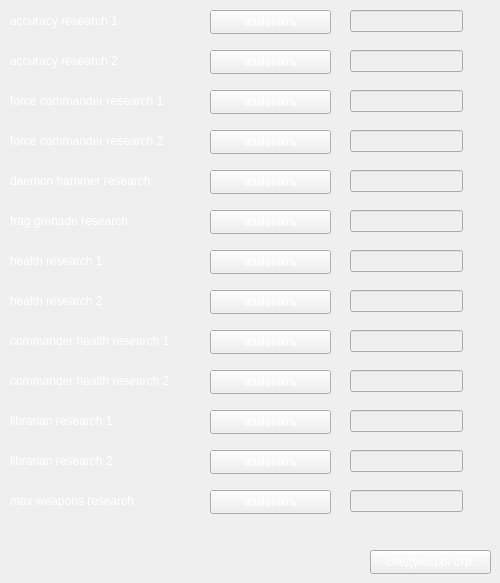
      <widget class="QWidget" name="SM_page_research">
       <widget class="QLabel" name="guard_thermo_generator_103">
        <property name="geometry">
         <rect>
          <x>10</x>
          <y>10</y>
          <width>181</width>
          <height>21</height>
         </rect>
        </property>
        <property name="styleSheet">
         <string notr="true">color:#fff</string>
        </property>
        <property name="text">
         <string>accuracy research 1</string>
        </property>
       </widget>
       <widget class="QPushButton" name="pushChange_139">
        <property name="geometry">
         <rect>
          <x>210</x>
          <y>10</y>
          <width>121</width>
          <height>24</height>
         </rect>
        </property>
        <property name="styleSheet">
         <string notr="true">color:#fff</string>
        </property>
        <property name="text">
         <string>изменить</string>
        </property>
       </widget>
       <widget class="QLineEdit" name="line_marine_accuracy_research_1">
        <property name="enabled">
         <bool>false</bool>
        </property>
        <property name="geometry">
         <rect>
          <x>350</x>
          <y>10</y>
          <width>113</width>
          <height>22</height>
         </rect>
        </property>
        <property name="font">
         <font>
          <pointsize>12</pointsize>
         </font>
        </property>
        <property name="styleSheet">
         <string notr="true">color:#fff</string>
        </property>
        <property name="alignment">
         <set>Qt::AlignCenter</set>
        </property>
       </widget>
       <widget class="QPushButton" name="pushChange_140">
        <property name="geometry">
         <rect>
          <x>210</x>
          <y>50</y>
          <width>121</width>
          <height>24</height>
         </rect>
        </property>
        <property name="styleSheet">
         <string notr="true">color:#fff</string>
        </property>
        <property name="text">
         <string>изменить</string>
        </property>
       </widget>
       <widget class="QLineEdit" name="line_marine_accuracy_research_2">
        <property name="enabled">
         <bool>false</bool>
        </property>
        <property name="geometry">
         <rect>
          <x>350</x>
          <y>50</y>
          <width>113</width>
          <height>22</height>
         </rect>
        </property>
        <property name="font">
         <font>
          <pointsize>12</pointsize>
         </font>
        </property>
        <property name="styleSheet">
         <string notr="true">color:#fff</string>
        </property>
        <property name="alignment">
         <set>Qt::AlignCenter</set>
        </property>
       </widget>
       <widget class="QLabel" name="guard_thermo_generator_104">
        <property name="geometry">
         <rect>
          <x>10</x>
          <y>50</y>
          <width>181</width>
          <height>21</height>
         </rect>
        </property>
        <property name="styleSheet">
         <string notr="true">color:#fff</string>
        </property>
        <property name="text">
         <string>accuracy research 2</string>
        </property>
       </widget>
       <widget class="QPushButton" name="pushChange_141">
        <property name="geometry">
         <rect>
          <x>210</x>
          <y>90</y>
          <width>121</width>
          <height>24</height>
         </rect>
        </property>
        <property name="styleSheet">
         <string notr="true">color:#fff</string>
        </property>
        <property name="text">
         <string>изменить</string>
        </property>
       </widget>
       <widget class="QLineEdit" name="line_marine_force_commander_research_1">
        <property name="enabled">
         <bool>false</bool>
        </property>
        <property name="geometry">
         <rect>
          <x>350</x>
          <y>90</y>
          <width>113</width>
          <height>22</height>
         </rect>
        </property>
        <property name="font">
         <font>
          <pointsize>12</pointsize>
         </font>
        </property>
        <property name="styleSheet">
         <string notr="true">color:#fff</string>
        </property>
        <property name="alignment">
         <set>Qt::AlignCenter</set>
        </property>
       </widget>
       <widget class="QLabel" name="guard_thermo_generator_105">
        <property name="geometry">
         <rect>
          <x>10</x>
          <y>90</y>
          <width>181</width>
          <height>21</height>
         </rect>
        </property>
        <property name="styleSheet">
         <string notr="true">color:#fff</string>
        </property>
        <property name="text">
         <string>force commander research 1</string>
        </property>
       </widget>
       <widget class="QPushButton" name="pushChange_142">
        <property name="geometry">
         <rect>
          <x>210</x>
          <y>130</y>
          <width>121</width>
          <height>24</height>
         </rect>
        </property>
        <property name="styleSheet">
         <string notr="true">color:#fff</string>
        </property>
        <property name="text">
         <string>изменить</string>
        </property>
       </widget>
       <widget class="QLineEdit" name="line_marine_force_commander_research_2">
        <property name="enabled">
         <bool>false</bool>
        </property>
        <property name="geometry">
         <rect>
          <x>350</x>
          <y>130</y>
          <width>113</width>
          <height>22</height>
         </rect>
        </property>
        <property name="font">
         <font>
          <pointsize>12</pointsize>
         </font>
        </property>
        <property name="styleSheet">
         <string notr="true">color:#fff</string>
        </property>
        <property name="alignment">
         <set>Qt::AlignCenter</set>
        </property>
       </widget>
       <widget class="QLabel" name="guard_thermo_generator_106">
        <property name="geometry">
         <rect>
          <x>10</x>
          <y>130</y>
          <width>181</width>
          <height>21</height>
         </rect>
        </property>
        <property name="styleSheet">
         <string notr="true">color:#fff</string>
        </property>
        <property name="text">
         <string>force commander research 2</string>
        </property>
       </widget>
       <widget class="QPushButton" name="pushChange_143">
        <property name="geometry">
         <rect>
          <x>210</x>
          <y>170</y>
          <width>121</width>
          <height>24</height>
         </rect>
        </property>
        <property name="styleSheet">
         <string notr="true">color:#fff</string>
        </property>
        <property name="text">
         <string>изменить</string>
        </property>
       </widget>
       <widget class="QLineEdit" name="line_marine_daemon_hammer_research">
        <property name="enabled">
         <bool>false</bool>
        </property>
        <property name="geometry">
         <rect>
          <x>350</x>
          <y>170</y>
          <width>113</width>
          <height>22</height>
         </rect>
        </property>
        <property name="font">
         <font>
          <pointsize>12</pointsize>
         </font>
        </property>
        <property name="styleSheet">
         <string notr="true">color:#fff</string>
        </property>
        <property name="alignment">
         <set>Qt::AlignCenter</set>
        </property>
       </widget>
       <widget class="QLabel" name="guard_thermo_generator_107">
        <property name="geometry">
         <rect>
          <x>10</x>
          <y>170</y>
          <width>181</width>
          <height>21</height>
         </rect>
        </property>
        <property name="styleSheet">
         <string notr="true">color:#fff</string>
        </property>
        <property name="text">
         <string>daemon hammer research</string>
        </property>
       </widget>
       <widget class="QPushButton" name="pushChange_144">
        <property name="geometry">
         <rect>
          <x>210</x>
          <y>210</y>
          <width>121</width>
          <height>24</height>
         </rect>
        </property>
        <property name="styleSheet">
         <string notr="true">color:#fff</string>
        </property>
        <property name="text">
         <string>изменить</string>
        </property>
       </widget>
       <widget class="QLineEdit" name="line_marine_frag_grenade_research">
        <property name="enabled">
         <bool>false</bool>
        </property>
        <property name="geometry">
         <rect>
          <x>350</x>
          <y>210</y>
          <width>113</width>
          <height>22</height>
         </rect>
        </property>
        <property name="font">
         <font>
          <pointsize>12</pointsize>
         </font>
        </property>
        <property name="styleSheet">
         <string notr="true">color:#fff</string>
        </property>
        <property name="alignment">
         <set>Qt::AlignCenter</set>
        </property>
       </widget>
       <widget class="QLabel" name="guard_thermo_generator_108">
        <property name="geometry">
         <rect>
          <x>10</x>
          <y>210</y>
          <width>181</width>
          <height>21</height>
         </rect>
        </property>
        <property name="styleSheet">
         <string notr="true">color:#fff</string>
        </property>
        <property name="text">
         <string>frag grenade research</string>
        </property>
       </widget>
       <widget class="QPushButton" name="pushChange_145">
        <property name="geometry">
         <rect>
          <x>210</x>
          <y>250</y>
          <width>121</width>
          <height>24</height>
         </rect>
        </property>
        <property name="styleSheet">
         <string notr="true">color:#fff</string>
        </property>
        <property name="text">
         <string>изменить</string>
        </property>
       </widget>
       <widget class="QLineEdit" name="line_marine_health_research_1">
        <property name="enabled">
         <bool>false</bool>
        </property>
        <property name="geometry">
         <rect>
          <x>350</x>
          <y>250</y>
          <width>113</width>
          <height>22</height>
         </rect>
        </property>
        <property name="font">
         <font>
          <pointsize>12</pointsize>
         </font>
        </property>
        <property name="styleSheet">
         <string notr="true">color:#fff</string>
        </property>
        <property name="alignment">
         <set>Qt::AlignCenter</set>
        </property>
       </widget>
       <widget class="QLabel" name="guard_thermo_generator_109">
        <property name="geometry">
         <rect>
          <x>10</x>
          <y>250</y>
          <width>181</width>
          <height>21</height>
         </rect>
        </property>
        <property name="styleSheet">
         <string notr="true">color:#fff</string>
        </property>
        <property name="text">
         <string>health research 1</string>
        </property>
       </widget>
       <widget class="QPushButton" name="pushChange_146">
        <property name="geometry">
         <rect>
          <x>210</x>
          <y>290</y>
          <width>121</width>
          <height>24</height>
         </rect>
        </property>
        <property name="styleSheet">
         <string notr="true">color:#fff</string>
        </property>
        <property name="text">
         <string>изменить</string>
        </property>
       </widget>
       <widget class="QLineEdit" name="line_marine_health_research_2">
        <property name="enabled">
         <bool>false</bool>
        </property>
        <property name="geometry">
         <rect>
          <x>350</x>
          <y>290</y>
          <width>113</width>
          <height>22</height>
         </rect>
        </property>
        <property name="font">
         <font>
          <pointsize>12</pointsize>
         </font>
        </property>
        <property name="styleSheet">
         <string notr="true">color:#fff</string>
        </property>
        <property name="alignment">
         <set>Qt::AlignCenter</set>
        </property>
       </widget>
       <widget class="QLabel" name="guard_thermo_generator_110">
        <property name="geometry">
         <rect>
          <x>10</x>
          <y>290</y>
          <width>181</width>
          <height>21</height>
         </rect>
        </property>
        <property name="styleSheet">
         <string notr="true">color:#fff</string>
        </property>
        <property name="text">
         <string>health research 2</string>
        </property>
       </widget>
       <widget class="QPushButton" name="pushChange_147">
        <property name="geometry">
         <rect>
          <x>210</x>
          <y>330</y>
          <width>121</width>
          <height>24</height>
         </rect>
        </property>
        <property name="styleSheet">
         <string notr="true">color:#fff</string>
        </property>
        <property name="text">
         <string>изменить</string>
        </property>
       </widget>
       <widget class="QLineEdit" name="line_marine_commander_health_research_1">
        <property name="enabled">
         <bool>false</bool>
        </property>
        <property name="geometry">
         <rect>
          <x>350</x>
          <y>330</y>
          <width>113</width>
          <height>22</height>
         </rect>
        </property>
        <property name="font">
         <font>
          <pointsize>12</pointsize>
         </font>
        </property>
        <property name="styleSheet">
         <string notr="true">color:#fff</string>
        </property>
        <property name="alignment">
         <set>Qt::AlignCenter</set>
        </property>
       </widget>
       <widget class="QLabel" name="guard_thermo_generator_111">
        <property name="geometry">
         <rect>
          <x>10</x>
          <y>330</y>
          <width>181</width>
          <height>21</height>
         </rect>
        </property>
        <property name="styleSheet">
         <string notr="true">color:#fff</string>
        </property>
        <property name="text">
         <string>commander health research 1</string>
        </property>
       </widget>
       <widget class="QPushButton" name="pushChange_148">
        <property name="geometry">
         <rect>
          <x>210</x>
          <y>370</y>
          <width>121</width>
          <height>24</height>
         </rect>
        </property>
        <property name="styleSheet">
         <string notr="true">color:#fff</string>
        </property>
        <property name="text">
         <string>изменить</string>
        </property>
       </widget>
       <widget class="QLineEdit" name="line_marine_commander_health_research_2">
        <property name="enabled">
         <bool>false</bool>
        </property>
        <property name="geometry">
         <rect>
          <x>350</x>
          <y>370</y>
          <width>113</width>
          <height>22</height>
         </rect>
        </property>
        <property name="font">
         <font>
          <pointsize>12</pointsize>
         </font>
        </property>
        <property name="styleSheet">
         <string notr="true">color:#fff</string>
        </property>
        <property name="alignment">
         <set>Qt::AlignCenter</set>
        </property>
       </widget>
       <widget class="QLabel" name="guard_thermo_generator_112">
        <property name="geometry">
         <rect>
          <x>10</x>
          <y>370</y>
          <width>181</width>
          <height>21</height>
         </rect>
        </property>
        <property name="styleSheet">
         <string notr="true">color:#fff</string>
        </property>
        <property name="text">
         <string>commander health research 2</string>
        </property>
       </widget>
       <widget class="QPushButton" name="pushChange_149">
        <property name="geometry">
         <rect>
          <x>210</x>
          <y>410</y>
          <width>121</width>
          <height>24</height>
         </rect>
        </property>
        <property name="styleSheet">
         <string notr="true">color:#fff</string>
        </property>
        <property name="text">
         <string>изменить</string>
        </property>
       </widget>
       <widget class="QLineEdit" name="line_marine_librarian_research_1">
        <property name="enabled">
         <bool>false</bool>
        </property>
        <property name="geometry">
         <rect>
          <x>350</x>
          <y>410</y>
          <width>113</width>
          <height>22</height>
         </rect>
        </property>
        <property name="font">
         <font>
          <pointsize>12</pointsize>
         </font>
        </property>
        <property name="styleSheet">
         <string notr="true">color:#fff</string>
        </property>
        <property name="alignment">
         <set>Qt::AlignCenter</set>
        </property>
       </widget>
       <widget class="QLabel" name="guard_thermo_generator_113">
        <property name="geometry">
         <rect>
          <x>10</x>
          <y>410</y>
          <width>181</width>
          <height>21</height>
         </rect>
        </property>
        <property name="styleSheet">
         <string notr="true">color:#fff</string>
        </property>
        <property name="text">
         <string>librarian research 1</string>
        </property>
       </widget>
       <widget class="QPushButton" name="pushChange_150">
        <property name="geometry">
         <rect>
          <x>210</x>
          <y>450</y>
          <width>121</width>
          <height>24</height>
         </rect>
        </property>
        <property name="styleSheet">
         <string notr="true">color:#fff</string>
        </property>
        <property name="text">
         <string>изменить</string>
        </property>
       </widget>
       <widget class="QLineEdit" name="line_marine_librarian_research_2">
        <property name="enabled">
         <bool>false</bool>
        </property>
        <property name="geometry">
         <rect>
          <x>350</x>
          <y>450</y>
          <width>113</width>
          <height>22</height>
         </rect>
        </property>
        <property name="font">
         <font>
          <pointsize>12</pointsize>
         </font>
        </property>
        <property name="styleSheet">
         <string notr="true">color:#fff</string>
        </property>
        <property name="alignment">
         <set>Qt::AlignCenter</set>
        </property>
       </widget>
       <widget class="QLabel" name="guard_thermo_generator_114">
        <property name="geometry">
         <rect>
          <x>10</x>
          <y>450</y>
          <width>181</width>
          <height>21</height>
         </rect>
        </property>
        <property name="styleSheet">
         <string notr="true">color:#fff</string>
        </property>
        <property name="text">
         <string>librarian research 2</string>
        </property>
       </widget>
       <widget class="QPushButton" name="pushChange_151">
        <property name="geometry">
         <rect>
          <x>210</x>
          <y>490</y>
          <width>121</width>
          <height>24</height>
         </rect>
        </property>
        <property name="styleSheet">
         <string notr="true">color:#fff</string>
        </property>
        <property name="text">
         <string>изменить</string>
        </property>
       </widget>
       <widget class="QLineEdit" name="line_marine_max_weapons_research">
        <property name="enabled">
         <bool>false</bool>
        </property>
        <property name="geometry">
         <rect>
          <x>350</x>
          <y>490</y>
          <width>113</width>
          <height>22</height>
         </rect>
        </property>
        <property name="font">
         <font>
          <pointsize>12</pointsize>
         </font>
        </property>
        <property name="styleSheet">
         <string notr="true">color:#fff</string>
        </property>
        <property name="alignment">
         <set>Qt::AlignCenter</set>
        </property>
       </widget>
       <widget class="QLabel" name="guard_thermo_generator_115">
        <property name="geometry">
         <rect>
          <x>10</x>
          <y>490</y>
          <width>181</width>
          <height>21</height>
         </rect>
        </property>
        <property name="styleSheet">
         <string notr="true">color:#fff</string>
        </property>
        <property name="text">
         <string>max weapons research</string>
        </property>
       </widget>
       <widget class="QPushButton" name="next_btn_7">
        <property name="geometry">
         <rect>
          <x>370</x>
          <y>550</y>
          <width>121</width>
          <height>24</height>
         </rect>
        </property>
        <property name="styleSheet">
         <string notr="true">color:#fff</string>
        </property>
        <property name="text">
         <string>следующая стр.</string>
        </property>
       </widget>
      </widget>
